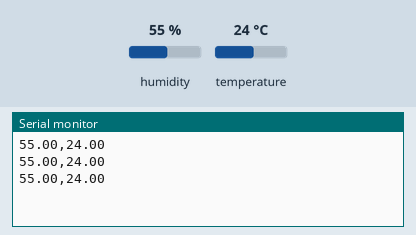
Recording of a sketch running on a simulated ESP32. Parts: the last lines printed to the serial monitor. The test bench sets the inputs (shaded band); at power-on: humidity 55 %, temperature 24 °C.

Above: at 3.8 s.
3.9 s: humidity set to 22 %
At 6.4 s:
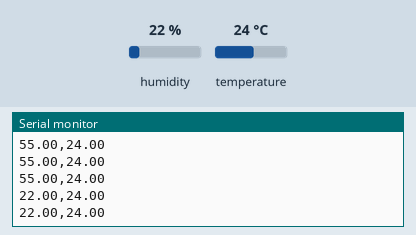
6.7 s: temperature set to 12 °C
At 8.8 s:
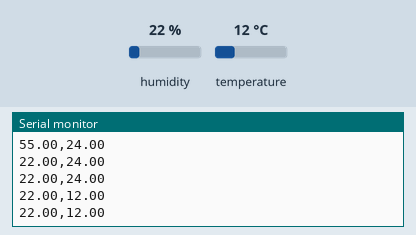
9.5 s: humidity set to 40 %
At 10.9 s:
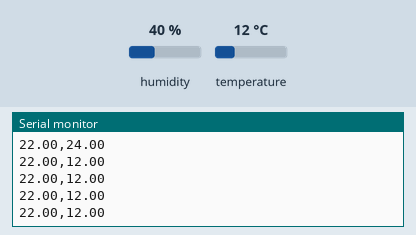
Timing chart, 0 to 12.5 s (numbered marks = the images above; inputs shaded):
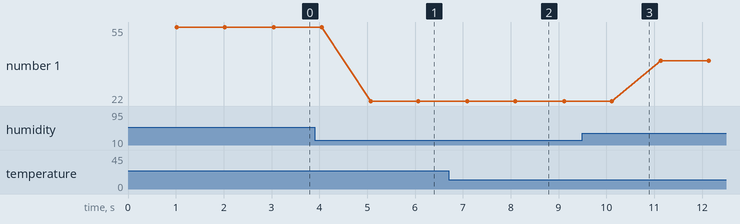

The sketch:

DHT11_temperature_humidity_measurement.ino
```cpp
// Measure temp and humidity using a python script

#include <DHT.h>
#include <DHT_U.h>

#define DHTPIN 17
#define DHTTYPE DHT11

DHT dht(DHTPIN, DHTTYPE); // constructor to declare sensor

void setup() {
  Serial.begin(115200);
  dht.begin();
}

void loop() {
  // Delay 1000 milli seconds
  delay(1000);
  // Read humidity
  float h = dht.readHumidity();
  // Read temperature in Celsius
  float t = dht.readTemperature();

  // Returns an error if ESP32 does not receive measurement
  if (isnan(h) || isnan(t)) {
    Serial.println("Failed reception");
    return;
  }

  // Print csv line: "humidity,temperature"
  Serial.print(h);
  Serial.print(",");
  Serial.println(t);

}
```

Measured:
- after the input at 3.9 s, the serial monitor: prints a new line after 1.2 s (image 1)
- after the input at 6.7 s, the serial monitor: prints a new line after 0.39 s (image 2)
- plotted number 1: 55 → 22 after the input at 3.9 s, 22 → 40 after the input at 9.5 s
